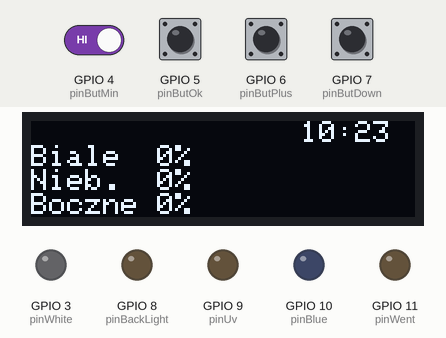
This sketch was run on a simulated ESP8266 (Wemos D1 mini). Parts: 128×32 one-colour display, output pins drawn as LEDs (lit = HIGH). The inputs (shaded band) are chosen by the test bench; at power-on: GPIO 4 (pinButMin), GPIO 5 (pinButOk), GPIO 6 (pinButPlus), GPIO 7 (pinButDown) HIGH. The local clock reads 2024-03-15 10:24:30 at power-on unless the sketch sets it; EEPROM starts erased; what the sketch prints to the serial monitor is not drawn.

Above: at 3.2 s.
3.3 s: GPIO 7 (pinButDown) pulled LOW for 1 s
At 4.5 s:
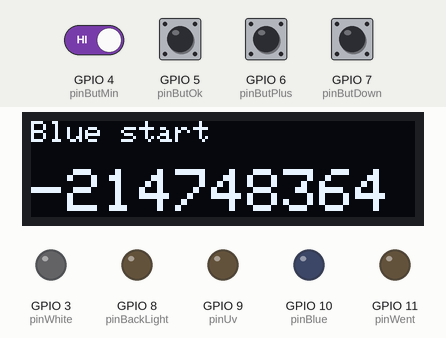
5.8 s: GPIO 7 (pinButDown) pulled LOW for 0.2 s
At 6.6 s:
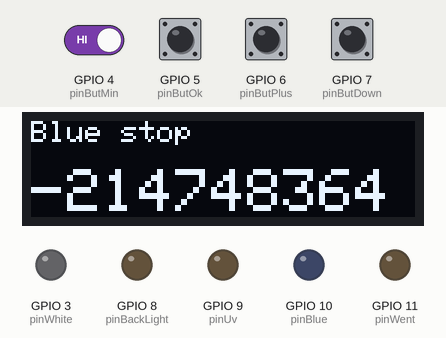
7.5 s: GPIO 7 (pinButDown) pulled LOW for 0.2 s
At 8.7 s:
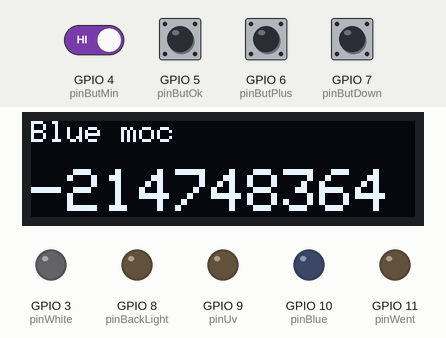
9.2 s: GPIO 7 (pinButDown) pulled LOW for 1 s
At 11.3 s:
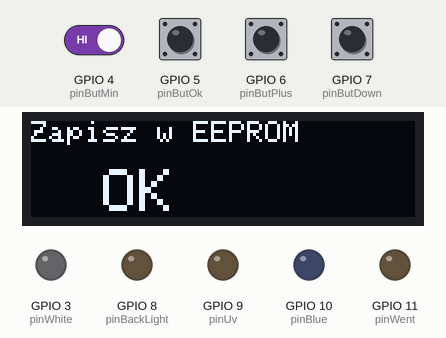
11.7 s: GPIO 5 (pinButOk) pulled LOW for 0.2 s
At 12.4 s:
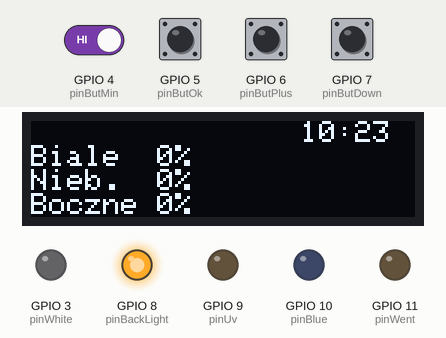
13.5 s: GPIO 4 (pinButMin) driven LOW and GPIO 7 (pinButDown) driven LOW
At 13.7 s:
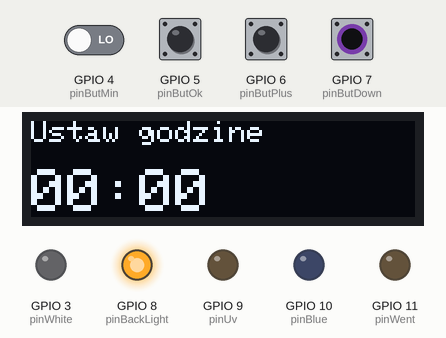
Timing chart, 0 to 16.5 s (numbered marks = the images above; inputs shaded):
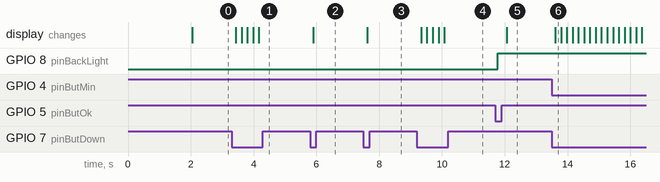

The sketch:

LEDlamp2021.ino
```cpp
/*
 * STEROWNIK LAMPY LEDOWEJ (2021)
 * autor: Igor Sołdrzyński
 * igor.soldrzynski@gmail.com
 */
#include <RTClib.h>
#include <EEPROM.h>

#include "KanalLED.h"
#include "MenuPos.h"

/* Model zegara RTC:
 *  1 - DS3231
 *  2 - DS1307
 *  3 - RTC_Millis (programowy)
 */
#define RTCtype 1

/* Typ LCD:
 *  1 - LCDshield16x2 normal
 *  2 - LCDshield16x2 resistor (niskie odczyty z A0)
 *  3 - OLED I2C
 */
#define LCDtype 3

/* Ukrycie trzeciego kanału (wersja dwukanałowa):
 *  0 - nie (wersja trójkanałowa)
 *  1 - tak (wersja dwukanałowa)
 */
#define hide3ch 0

/* Zmierzone maksymalne możliwe moce kanałów:
 *  Wersja 3ch: White 1.0, Blue 1.0, White2(Uv) 0.55
 *  Wersja 2ch: White 1.0, Blue 0.75
 */
#define sysMaxWhite 1.0
#if hide3ch == 0
  #define sysMaxBlue 1.0
#else
  #define sysMaxBlue 0.75
#endif
#define sysMaxUv 0.55

#define defGstart 9.5
#define defGstop 21.0
#define defMoc 0.7

#ifdef ARDUINO_ESP8266_WEMOS_D1R1
#define lcdRs D8
#define lcdEn D9
#define lcdD4 D4
#define lcdD5 D5
#define lcdD6 D6
#define lcdD7 D7
#define pinWhite D13
#define pinBlue D11
#define pinUv D2
#define pinWent D12
#define pinBackLight D10
#elif LCDtype == 3
#define pinWhite 3
#define pinBlue 10
#define pinUv 9
#define pinWent 11
#define pinBackLight 8
#else
#define lcdRs 8
#define lcdEn 9
#define lcdD4 4
#define lcdD5 5
#define lcdD6 6
#define lcdD7 7
#define pinWhite 3
#define pinBlue 11
#define pinUv 2
#define pinWent 12
#define pinBackLight 10
#endif

//definicja pozycji w tabeli MenuPos:
//(gdyby zaszła koniecznośc modyfikacji menu)
#define posEkranGlowny 0
#define posUstawGodzine 1
#define posWhiteStart 2
#define posWhiteStop 3
#define posWhiteMoc 4
#define posBlueStart 5
#define posBlueStop 6
#define posBlueMoc 7
#define posUvStart 8
#define posUvStop 9
#define posUvMoc 10
#define posZastosuj 11
#define posZapisz 12

//Pozycje menu:
MenuPos menuTab[] = {
  MenuPos("  Ekran glowny  ", 0.0, 2),
  MenuPos(" Ustaw godzine  ", 0.0, 1),
  MenuPos("  White start   ", defGstart, 1),
  MenuPos("  White stop    ", defGstop, 1),
  MenuPos("  White moc     ", defMoc, 0),
  MenuPos("   Blue start   ", defGstart, 1),
  MenuPos("   Blue stop    ", defGstop, 1),
  MenuPos("   Blue moc     ", defMoc, 0),
  MenuPos("  White2 start  ", defGstart, 1),
  MenuPos("  White2 stop   ", defGstop, 1),
  MenuPos("  White2 moc    ", defMoc, 0),
  MenuPos("Zastosuj ustaw. ", 0.0, 2),
  MenuPos("Zapisz w EEPROM ", 0.0, 2)
};
//Liczba pozycji menu:
byte maxMenuPos = (sizeof(menuTab)/sizeof(menuTab[0]))-1;
//Aktualna pozycja menu:
byte menuPos = 0;
//Poprzednia pozycja menu:
byte prevMenuPos = 1;

//Wciśnięty przycisk:
byte pButton = 0;

//Czy chłodzenie włączone:
bool cooling = 1;

//Czy podświetlenie włączone:
bool backlight = 1;

//suma godziny i minuty:
float godzinoMinuta = 0.0;
//Poprzednia godzinoMinuta:
float poprzGodzinoMinuta = 0.0;

//powołanie kanałów z wartościami początkowymi
KanalLED white(pinWhite, defGstart, defGstop, sysMaxWhite*defMoc);
KanalLED blue(pinBlue, defGstart, defGstop, sysMaxBlue*defMoc);
KanalLED uv(pinUv, defGstart, defGstop, sysMaxUv*defMoc);

//W zależności od zastosowanego modułu RTC:
#if RTCtype == 1
  RTC_DS3231 rtc;
#elif RTCtype == 2
  RTC_DS1307 rtc;
#else
  RTC_Millis rtc;
#endif

//W zależności od typu LCD:
#if LCDtype == 2
  #define buttonReadFactor 0.7
#else
  #define buttonReadFactor 1
#endif
#if LCDtype == 3
  #include <Wire.h>
  #include <Adafruit_GFX.h>
  #include <Adafruit_SSD1306.h>
  Adafruit_SSD1306 lcd(128, 32, &Wire, -1);
  #define pinButOk 5
  #define pinButDown 7
  #define pinButPlus 6
  #define pinButMin 4
#else
  #include <LiquidCrystal.h>
  LiquidCrystal lcd(lcdRs,lcdEn,lcdD4,lcdD5,lcdD6,lcdD7);
#endif


void setup(){
  Serial.begin(57600);
  #ifndef ESP8266
      while (!Serial); // wait for serial port to connect. Needed for native USB
  #endif
  #if LCDtype == 3
    lcd.begin(SSD1306_SWITCHCAPVCC, 0x3C);
    delay(2000);
    lcd.clearDisplay();
    lcd.setTextSize(1);
    lcd.setTextColor(WHITE);
    pinMode(pinButOk, INPUT_PULLUP);
    pinMode(pinButDown, INPUT_PULLUP);
    pinMode(pinButPlus, INPUT_PULLUP);
    pinMode(pinButMin, INPUT_PULLUP);
  #else
    lcd.begin(16, 2);
    lcd.clear();
  #endif

  #if RTCtype == 1 || RTCtype == 2
    rtc.begin();
  #else
    rtc.begin(DateTime(F(__DATE__), F(__TIME__)));
  #endif
  // Ustawienie czasu w zegarze. Po ustawieniu zakomentować poniższe linie kodu i wgrać program jeszcze raz!
  //rtc.adjust(DateTime(F(__DATE__), F(__TIME__))); //systemowy
  //rtc.adjust(DateTime(2022, 01, 01, 20, 58, 0)); //lub ręcznie ustawiony

  // Ustawienie pinów wyjścia:
  pinMode(pinWhite, OUTPUT);
  pinMode(pinBlue, OUTPUT);
  pinMode(pinUv, OUTPUT);
  pinMode(pinWent, OUTPUT);
  pinMode(pinBackLight, OUTPUT);
  digitalWrite(pinWent, cooling);
  digitalWrite(pinBackLight, backlight);

  //przywrócenie zapisanych ustawień w EEPROM
  #ifdef ESP8266
    EEPROM.begin(sizeof(white)+sizeof(blue)+sizeof(uv));
  #endif
  if(EEPROM.read(0) != 0) {
    EEPROM.get(0, white);
    EEPROM.get(sizeof(white), blue);
    EEPROM.get(sizeof(white)+sizeof(blue), uv);

    menuTab[posWhiteStart].value = white.getGstart();
    menuTab[posWhiteStop].value = white.getGstop();
    menuTab[posWhiteMoc].value = white.getMoc()/sysMaxWhite;

    menuTab[posBlueStart].value = blue.getGstart();
    menuTab[posBlueStop].value = blue.getGstop();
    menuTab[posBlueMoc].value = blue.getMoc()/sysMaxBlue;

    menuTab[posUvStart].value = uv.getGstart();
    menuTab[posUvStop].value = uv.getGstop();
    menuTab[posUvMoc].value = uv.getMoc()/sysMaxUv;
  }
  #ifdef ESP8266
    EEPROM.end();
  #endif
}


//główna pętla
void loop() {
  //--------------------------------Godzinominuta obliczanie-------------------------
  DateTime zegar = rtc.now();
  //suma godziny i minuty:
  godzinoMinuta = (zegar.hour() * 100 + zegar.minute() * 100 / 60)/100.0;
  //--------------------------------Godzinominuta koniec-----------------------------

  //jeśli zmieniła się godzinoMinuta:
  if (poprzGodzinoMinuta != godzinoMinuta) {
    loopUpdate();
    lcdUpdate();
    poprzGodzinoMinuta = godzinoMinuta;
  }

  menu();

  delay(170);
}


//funkcja realizująca cykliczne czynności:
void loopUpdate() {
//ustawianie kanałów
    blue.ustawKanal(godzinoMinuta);
    uv.ustawKanal(godzinoMinuta);
    white.ustawKanal(godzinoMinuta);

    //włącznie/wyłączenie chłodzenia i podświetlenia ekranu:
    if ((blue.getAktMoc()+uv.getAktMoc()+white.getAktMoc()) > 0) {
      cooling = 1;
      backlight = 1;
    }
    else {
      cooling = 0;
      if (menuPos == posEkranGlowny)  {
        backlight = 0;
      } else {
        backlight = 1;
      }
    }
    digitalWrite(pinWent, cooling);
    digitalWrite(pinBackLight, backlight);
}


void menu() {
//wczytanie wciśniętego przycisku:
  switch(button()){
    case 1:
      if (menuPos == posUstawGodzine) {
        zastosujGodzina();
      }
      else if (menuPos == posZastosuj) {
        zastosujUstawienia();
      } else if (menuPos == posZapisz) {
        zapiszUstawienia();
      }
      menuPos = posEkranGlowny;
      break;
    case 2:
      menuPos-=1;
      if (menuPos < 1 || menuPos > maxMenuPos) {
        menuPos = maxMenuPos;
      }
      break;
    case 3:
      menuPos+=1;
      if (menuPos > maxMenuPos) {
        menuPos = 1;
      }
      break;
    case 4:
      menuTab[menuPos].increase();
      prevMenuPos -= 1;
      break;
    case 5:
      menuTab[menuPos].decrease();
      prevMenuPos -= 1;
      break;
    default:
      break;
  }
  if (prevMenuPos != menuPos) {
    lcdUpdate();
    prevMenuPos = menuPos;
    //loopUpdate(); //?
  }
}


void lcdUpdate() {
  Serial.println("lcdUpdate()");
  #if LCDtype == 3
    lcd.clearDisplay();
    if (menuPos == posEkranGlowny) {
      lcd.setCursor(90,0);
      lcd.println(FloatToStrNice(godzinoMinuta, 1));
      lcd.print(F("Biale  "));
      lcd.print(String(int(white.getAktMoc()/sysMaxWhite/255*100)));
      lcd.println(F("%"));
      lcd.print(F("Nieb.  "));
      lcd.print(String(int(blue.getAktMoc()/sysMaxBlue/255*100)));
      lcd.println(F("%"));
      #if hide3ch == 0
        lcd.print(F("Boczne "));
        lcd.print(String(int(uv.getAktMoc()/sysMaxUv/255*100)));
        lcd.print(F("%"));
      #endif
    } else {
      lcd.setCursor(0,0);
      String menuText = menuTab[menuPos].text;
      menuText.trim();
      lcd.println(menuText);
      lcd.println();
      lcd.setTextSize(2);
      lcd.println(FloatToStrNice(menuTab[menuPos].value, menuTab[menuPos]._type));
      lcd.setTextSize(1);
    }
    lcd.display();
  #else
    lcd.clear();
    lcd.setCursor(0,0);
    if (menuPos == posEkranGlowny) {
      lcd.print(FloatToStrNice(godzinoMinuta, 1));
      #if hide3ch == 0
        lcd.print("   REF:");
        lcd.print(int(uv.getAktMoc()/sysMaxUv/255*100));
        lcd.print("%  ");
      #endif
      lcd.setCursor(0,1);
      lcd.print("WH:");
      lcd.print(int(white.getAktMoc()/sysMaxWhite/255*100));
      lcd.print("%  ");
      lcd.setCursor(8,1);
      lcd.print("BL:");
      lcd.print(int(blue.getAktMoc()/sysMaxBlue/255*100));
      lcd.print("%  ");
    } else {
      digitalWrite(pinBackLight, HIGH);
      lcd.print(menuTab[menuPos].text);
      lcd.setCursor(5,1);
      lcd.print(FloatToStrNice(menuTab[menuPos].value, menuTab[menuPos]._type));
    }
  #endif
}


//zapisuje ustawioną godzinę
void zastosujGodzina() {
  float ustawGodzinoMinuta = menuTab[posUstawGodzine].value;
  if (ustawGodzinoMinuta != 0.0) {
    rtc.adjust(DateTime(2022, 01, 01, int(ustawGodzinoMinuta), int(60*fmod(ustawGodzinoMinuta,1)), 0));
    godzinoMinuta = ustawGodzinoMinuta;
  }
  menuTab[posUstawGodzine].value = 0.0;
  loopUpdate();
  lcdUpdate();
}


//funkcja zastosowująca zmiany:
void zastosujUstawienia() {
  white.setGstart(menuTab[posWhiteStart].value);
  white.setGstop(menuTab[posWhiteStop].value);
  white.setMoc(sysMaxWhite*menuTab[posWhiteMoc].value);

  blue.setGstart(menuTab[posBlueStart].value);
  blue.setGstop(menuTab[posBlueStop].value);
  blue.setMoc(sysMaxBlue*menuTab[posBlueMoc].value);

  uv.setGstart(menuTab[posUvStart].value);
  uv.setGstop(menuTab[posUvStop].value);
  uv.setMoc(sysMaxUv*menuTab[posUvMoc].value);

  loopUpdate();
  lcdUpdate();
  delay(250);
}


//funkcja zapisująca aktualne ustawienia w EEPROM
void zapiszUstawienia() {
  zastosujUstawienia();
  //opis z dokumentacji EEPROM.put():
  //This function uses EEPROM.update() to perform the write, so does not rewrites the value if it didn't change.
  #ifdef ESP8266
    EEPROM.begin(sizeof(white)+sizeof(blue)+sizeof(uv));
  #endif
  EEPROM.put(0, white);
  EEPROM.put(sizeof(white), blue);
  EEPROM.put(sizeof(white)+sizeof(blue), uv);
  #ifdef ESP8266
    EEPROM.end();
  #endif
}


// zwraca stan przycisku:
// 0 - brak wciśnięcia
// 1 - select
// 2 - góra
// 3 - dół
// 4 - prawo
// 5 - lewo
byte button() {
  #if LCDtype == 3
    if (digitalRead(pinButPlus) == LOW) {
      return 4;
    }
    else if (digitalRead(pinButDown) == LOW) {
      return 3;
    }
    else if (digitalRead(pinButMin) == LOW) {
      return 5;
    }
    else if (digitalRead(pinButOk) == LOW) {
      return 1;
    }
    else {
      return 0;
    }

  #else
    int x = analogRead(A0);
    if (x >= 800*buttonReadFactor) {
      return 0;
    }
    else if (x < 60*buttonReadFactor) {
      return 4;
    }
    else if (x < 200*buttonReadFactor) {
      return 2;
    }
    else if (x < 400*buttonReadFactor) {
      return 3;
    }
    else if (x < 600*buttonReadFactor) {
      return 5;
    }
    else if (x < 800*buttonReadFactor) {
      return 1;
    }
  #endif
}


//funkcja przekształca float do String - reprezentacja godziny (np. 12:50), reprezentacja mocy (np. 95%)
String FloatToStrNice(float _float, byte _type) {
  if (_type == 0 ) {
    return String(int(round(_float*100)))+"%";
  }
  else if (_type == 1) {
    String _hours = String(int(_float));
    String _minutes = String(int(60*fmod(_float,1)));
    if (_hours.length()<2) {
      _hours = "0"+_hours;
    }
    if (_minutes.length()<2) {
      _minutes = "0"+_minutes;
    }
    else if (_minutes.length()>2) {
      _minutes.remove(1);
    }
    return _hours+":"+_minutes;
  }
  else {
    return "  OK";
  }
}
```

KanalLED.cpp
```cpp
#include <Arduino.h>
#include "KanalLED.h"

//konstruktor
KanalLED::KanalLED(int pin, float gStart, float gStop, float moc) {
  setPin(pin);
  setGstart(gStart);
  setGstop(gStop);
  setMoc(moc);
}

//metoda ustawiająca aktualną moc kanału na podstawie godzinominuty
void KanalLED::ustawKanal(float godzinominuta) {
  //oblicznie aktualnej mocy
  if(godzinominuta>=_gStart && godzinominuta<=_gStop) {
    int czasMap = map((int)(godzinominuta*100), (int)(_gStart*100), (int)(_gStop*100), 900, 2100);
    float czas = czasMap / 100.0;
    //_aktualnaMoc = 0,0831x^3-6,406x^2+133,09x-740,4 ; gdzie x = aktualny czas
    _aktualnaMoc=(int)((0.0831149*pow(czas,3)-6.406366*pow(czas,2)+133.09292*czas-740.4333)*_moc*255/100);
    if(_aktualnaMoc<0) _aktualnaMoc=0;
  }
  else {
    _aktualnaMoc = 0;
  }

  analogWrite(_pin, _aktualnaMoc);
}

//---------------------------------------Setery------------------------------------
//metoda ustawiająca nr pin kanału
void KanalLED::setPin(int newPin){ _pin = newPin; }
//metoda ustawiająca moc (mnożnik) kanału
void KanalLED::setMoc(float newMoc){ _moc = newMoc; }
//metoda ustawiająca godzinę włączenia kanału
void KanalLED::setGstart(float newGstart){ _gStart = newGstart; }
//metoda ustawiająca godzinę wyłączenia kanału
void KanalLED::setGstop(float newGstop){ _gStop = newGstop; }

//---------------------------------------Getery------------------------------------
//metoda zwracająca nr pin kanału
int KanalLED::getPin(){ return _pin; }
//metoda zwracająca moc (mnożnik) kanału
int KanalLED::getAktMoc(){ return _aktualnaMoc; }
//metoda ustawioną moc maksymalną kanału
float KanalLED::getMoc(){ return _moc; }
//metoda zwracająca godzinę włączenia kanału
float KanalLED::getGstart(){ return _gStart; }
//metoda zwracająca godzinę wyłączenia kanału
float KanalLED::getGstop(){ return _gStop; }
```

KanalLED.h
```cpp
#ifndef KANALLED_H
#define KANALLED_H

#include <Arduino.h>

//----------------------------------------KLASA KanalLED---------------------------
// Klasa, której instancje są poszczególnymi kanałami LED
class KanalLED {
  public:
    KanalLED(int pin, float gStart, float gStop, float moc);
    void ustawKanal(float godzinominuta);
    int getPin();
    int getAktMoc();
    float getMoc();
    float getGstart();
    float getGstop();
    void setPin(int newPin);
    void setMoc(float newMoc);
    void setGstart(float newGstart);
    void setGstop(float newGstop);

  private:
    int _pin;
    float _gStart;
    float _gStop;
    float _moc;
    int _aktualnaMoc;
};

#endif // KANALLED_H
```

MenuPos.cpp
```cpp
#include <Arduino.h>
#include "MenuPos.h"

//konstruktor
MenuPos::MenuPos(String text, float value, byte _type) {
  this->text = text;
  this->value = value;
//  0 - moc kanału, 1 - time(float), 2 - informacja:
  this->_type = _type;
}

//zwiększenie wartości:
void MenuPos::increase() {
  if (_type <= 1) {
    float add = 0.05 + (_type * 0.20);
    //dla mocy max to 1.0 a dla czasu max to 23.75:
    float limit = 1.0 + (_type * 22.75);

    value += add;
    if (value > limit) {
      value = limit;
    }
  }
}

//zmniejszenie wartości:
void MenuPos::decrease() {
  if (_type <= 1) {
    float sub = 0.05 + (_type * 0.20);
    //dla mocy i czasu min to 0.0

    value -= sub;
    if (value < 0.0) {
      value = 0.0;
    }
  }
}
```

MenuPos.h
```cpp
#ifndef MENUPOS_H
#define MENUPOS_H

#include <Arduino.h>

//----------------------------------------KLASA MenuPos---------------------------
// Klasa, której instancje są poszczególnymi pozycjami w menu
class MenuPos {
  public:
    MenuPos(String text, float value, byte _type);
    void increase();
    void decrease();
    String text;
    float value;
//  0 - moc kanału, 1 - time(float), 2 - informacja
    byte _type;
};

#endif // MENUPOS_H
```

Measured:
- after the input at 3.3 s, the display: first changes after 0.14 s (image 1 shows a later state)
- after the input at 5.8 s, the display: changes after 0.09 s (image 2)
- after the input at 7.5 s, the display: changes after 0.12 s (image 3)
- after the input at 9.2 s, the display: first changes after 0.14 s (image 4 shows a later state)
- after the input at 11.7 s, GPIO 8 (pinBackLight): LOW → HIGH after 0.08 s; the display: changes after 0.36 s (image 5)
- after the input at 13.5 s, the display: changes after 0.11 s (image 6)
